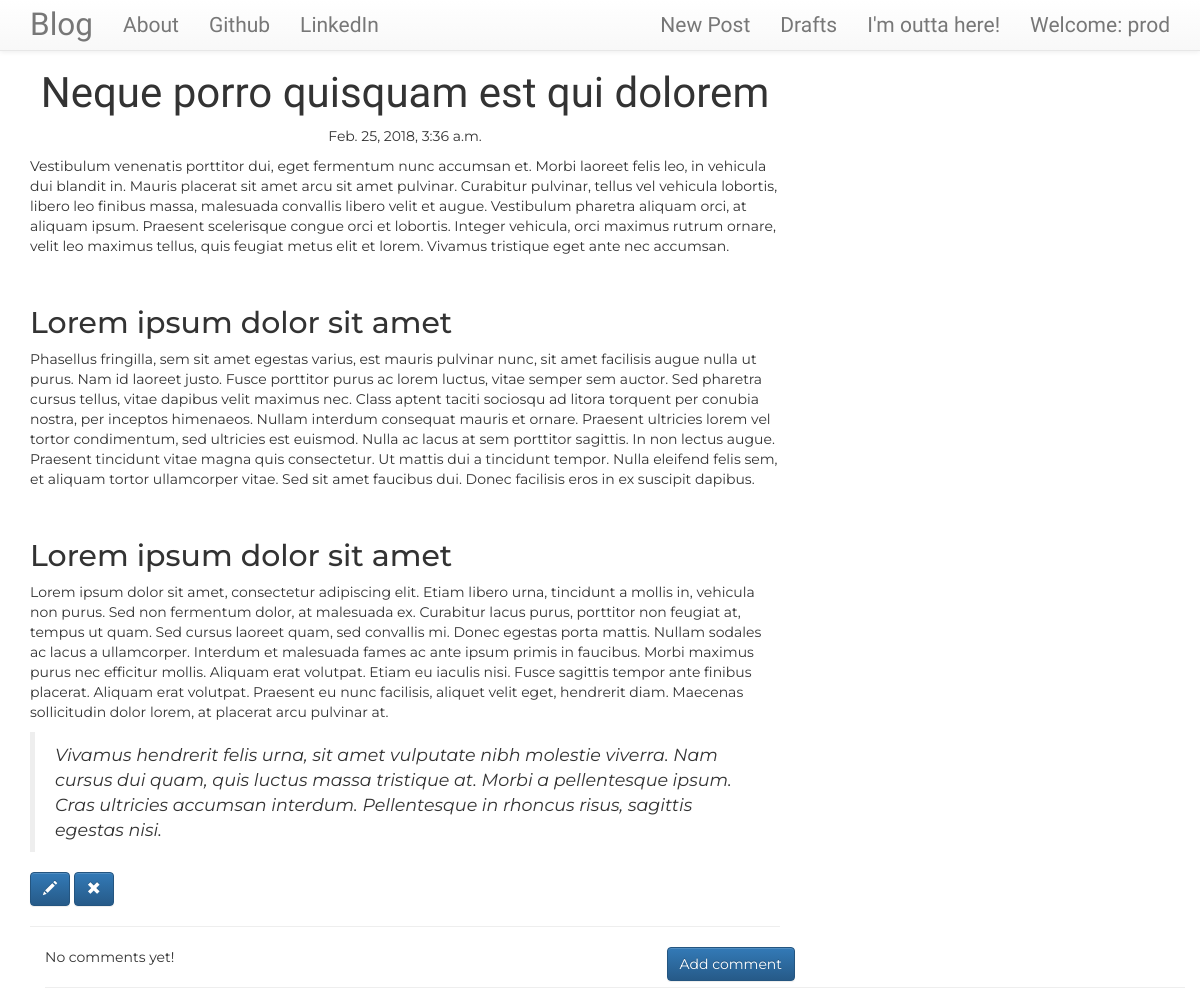
The page /post/5 (signed in) on the database its author committed.
### blog/models.py (models this page shows, shortened)
class Post(models.Model):
    author = models.ForeignKey('auth.User',on_delete=models.CASCADE)
    title = models.CharField(max_length=200)
    text = models.TextField()
    create_date = models.DateTimeField(default=timezone.now)
    publish_date = models.DateTimeField(blank=True,null=True)

### blog/views.py (the view)
# urls.py: url(r'^post/(?P<pk>\d+)$',views.PostDetailView.as_view(),name='post_detail'),
class PostDetailView(DetailView):
    model = Post

### blog/templates/blog/post_detail.html
{% extends "blog/base.html" %}
{% block content %}
<h1 class="posttitle">{{post.title}}</h1>
{% if post.publish_date %}
<div class="date postdate">
  {{ post.publish_date }}
</div>
{% else %}
<a class="btn btn-default" href="{% url 'post_publish' pk=post.pk %}">Publish</a>
{% endif %}
<p class="postcontent">{{ post.text|safe|linebreaksbr }}</p>
{% if user.is_authenticated %}
  <a class="btn btn-primary" href="{% url 'post_edit' pk=post.pk %}">
    <span class="glyphicon glyphicon-pencil" ></span>
  </a>
  <a class="btn btn-primary" href="{% url 'post_remove' pk=post.pk %}">
    <span class="glyphicon glyphicon-remove" ></span>
  </a>
{% endif %}
<hr>
<a class="btn btn-primary btn-comment" href="{% url 'add_comment_to_post' pk=post.pk %}">Add comment</a>
<div class="container">
  {% for comment in post.comments.all %}
  <br>
  {% if user.is_authenticated or comment.approved_comment %}
    {{comment.create_date}}
    {% if not comment.approved_comment %}
      <a class="btn btn-default" href="{% url 'comment_remove' pk=comment.pk %}">
        <span class="glyphicon glyphicon-remove" ></span>
      </a>
      <a class="btn btn-primary" href="{% url 'comment_approve' pk=comment.pk %}">
        <span class="glyphicon glyphicon-ok" ></span>
      </a>
    {% endif %}
    <p>{{comment.text|safe|linebreaks}}</p>
    <p>Posted by: {{comment.author}}</p>
  {% endif %}
  {% empty %}
  <p>No comments yet!</p>
  {% endfor %}
  <hr>
</div>
{% endblock %}

### blog/templates/blog/base.html (shortened to what this page needs)
<!DOCTYPE html>
{% load staticfiles %}
<html>
  <head>
    <link rel="stylesheet" href="https://maxcdn.bootstrapcdn.com/bootstrap/3.3.7/css/bootstrap.min.css">
    <link rel="stylesheet" href="https://maxcdn.bootstrapcdn.com/bootstrap/3.3.7/css/bootstrap-theme.min.css">
    <link rel="stylesheet" href="//cdn.jsdelivr.net/npm/medium-editor@latest/dist/css/medium-editor.min.css" type="text/css" media="screen" charset="utf-8">
    <link rel="stylesheet" href="{% static 'css/blog.css' %}">
  </head>
  <body>
    <nav class="navbar navbar-default navbar-static-top indiefont custom-navbar navbar-fixed-top">
      <div class="container">
        <div class="navbar-header">
          <a class="navbar-brand bigbrand" href="{% url 'post_list' %}">Blog</a>
        </div>
      <div class="collapse navbar-collapse" id="myNavbar">
        <ul class="nav navbar-nav">
          <li class="dropdown"><a class="dropdown-toggle" href="{% url 'about' %}">About</a></li>
          <li class="dropdown"><a class="dropdown-toggle" href="https://github.com/Prodromosk">Github</a></li>
          <li class="dropdown"><a class="dropdown-toggle" href="https://www.linkedin.com/in/prodromosk/">LinkedIn</a></li>
        </ul>
        <ul class="nav navbar-nav navbar-right">
          {% if user.is_authenticated %}
          <li>
            <a href="{% url 'post_new' %}">New Post</a>
          </li>
          <li>
            <a href="{% url 'post_draft_list' %}">Drafts</a>
          </li>
          <li>
            <a href="{% url 'logout' %}">I'm outta here!</a>
          </li>
          <li>
            <a>Welcome: {{ user.username }}</a>
          </li>
          {% else %}
          <li><a class="nav navbar-right" href="{% url 'login' %}"><span class="glyphicon glyphicon-user"></span>Get in!</a></li>
          {% endif %}
        </ul>
      </div>
    </nav>
    <div class="content container">
      <div class="row">
        <div class="col-md-8">
          <div class="blog_posts">
            {% block content %}
            {% endblock %}
          </div>
        </div>
      </div>
    </div>
  </body>
</html>

### blog/static/css/blog.css (style rules this page uses)
body { font-family: 'Montserrat'; padding-top: 50px; }
.indiefont { font-family: 'Indie Flower',sans-serif; font-size: 1.5em; margin-bottom: 10px; }
.bigbrand { font-size: 1.5em; }
.postdate { text-align: center; }
.posttitle { font-family: 'Indie Flower',sans-serif; font-size: 3em; text-align: center; }
.postcontent { font-family: 'Montserrat'; font-size: 1.5em }
.btn-comment { position: absolute; right: 0px; }
div { display: block; }

### rows shown on the page
Post: title "Neque porro quisquam est qui dolorem", publish_date "Feb. 25, 2018, 3:36 a.m.", text "Vestibulum venenatis porttitor dui, eget fermentum nunc accumsan et. Morbi laoreet felis leo, in vehicula dui blandit in. Mauris placerat sit amet arcu sit amet pulvinar. Curabitur pulvinar, tellus vel vehicula lobortis, libero leo finibus massa, malesuada convallis libero velit et augue. Vestibulum pharetra aliquam orci, at aliquam ipsum. Praesent scelerisque congue orci et lobortis. Integer vehicula, orci maximus rutrum ornare, velit leo maximus tellus, quis feugiat metus elit et lorem. Vivamus tristique eget ante nec accumsan. Lorem ipsum dolor sit amet Phasellus fringilla, sem sit amet egestas varius, est mauris pulvinar nunc, sit amet facilisis augue nulla ut purus. Nam id laoreet…"

### other values the page prints
{{ user.username }} "prod"
